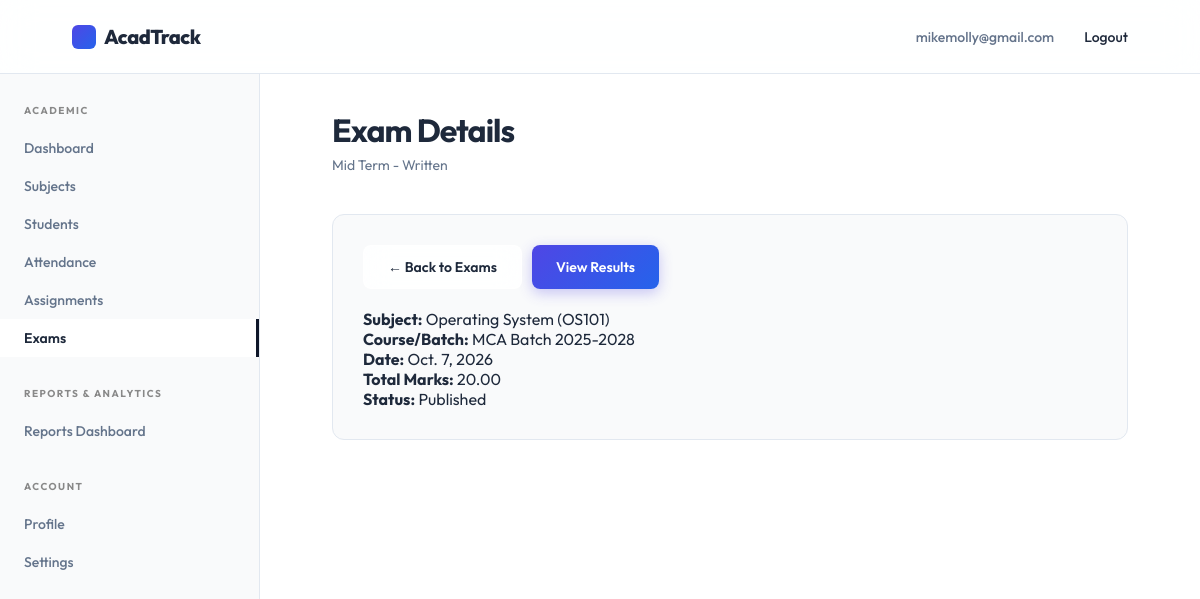
Page /faculty/exams/1/ (signed in) on the committed database.
### accounts/models.py (models this page shows, shortened)
class User(AbstractUser):
    class RoleChoices(models.TextChoices):
        STUDENT = 'student', 'Student'
        FACULTY = 'faculty', 'Faculty'
        ADMIN = 'admin', 'Admin'
    username = None
    email = models.EmailField(unique=True)
    role = models.CharField(max_length=20, choices=RoleChoices.choices, default=RoleChoices.STUDENT)
    contact_number = models.CharField(max_length=15, blank=True, null=True)
    deactivated_at = models.DateTimeField(blank=True, null=True)
    updated_at = models.DateTimeField(auto_now=True)
    USERNAME_FIELD = 'email'
    REQUIRED_FIELDS = []
    objects = CustomUserManager()

### examinations/models.py (models this page shows, shortened)
class Exam(models.Model):
    class ExamTerm(models.TextChoices):
        INTERNAL = 'internal', 'Mini Test'
        MID_SEM = 'mid_sem', 'Mid Term'
        END_SEM = 'end_sem', 'End Term'
    class ExamCategory(models.TextChoices):
        WRITTEN = 'written', 'Written'
        PRACTICAL = 'practical', 'Practical'
        PRESENTATION = 'presentation', 'Presentation'
        VIVA = 'viva', 'Viva'
    class StatusChoices(models.TextChoices):
        SCHEDULED = 'scheduled', 'Scheduled'
        COMPLETED = 'completed', 'Completed'
        RESULTS_PENDING = 'results_pending', 'Results Pending'
        PUBLISHED = 'published', 'Published'
        CANCELLED = 'cancelled', 'Cancelled'
    offering = models.ForeignKey('academics.SubjectOffering', on_delete=models.CASCADE, related_name='exams')
    exam_term = models.CharField(max_length=20, choices=ExamTerm.choices)
    exam_category = models.CharField(max_length=20, choices=ExamCategory.choices)
    exam_date = models.DateField()
    total_marks = models.DecimalField(max_digits=5, decimal_places=2)
    description = models.TextField(blank=True, null=True)
    status = models.CharField(max_length=20, choices=StatusChoices.choices, default=StatusChoices.SCHEDULED)
    updated_at = models.DateTimeField(auto_now=True)
    class Meta:
        constraints = [
            models.UniqueConstraint(
                fields=['offering', 'exam_term', 'exam_category', 'exam_date'],
                name='unique_exam_schedule'
            )
        ]

### academics/models.py (models this page shows, shortened)
class SubjectOffering(models.Model):
    class SubjectType(models.TextChoices):
        CORE = 'core', 'Core'
        ELECTIVE = 'elective', 'Elective'
        LAB = 'lab', 'Lab'
        PROJECT = 'project', 'Project'
    subject = models.ForeignKey(Subject, on_delete=models.CASCADE, related_name='offerings')
    semester = models.ForeignKey(Semester, on_delete=models.CASCADE, related_name='subject_offerings')
    faculty = models.ForeignKey('faculty.Faculty', on_delete=models.SET_NULL, null=True, blank=True, related_name='subject_offerings')
    subject_type = models.CharField(max_length=20, choices=SubjectType.choices, default=SubjectType.CORE)
    credits = models.PositiveIntegerField()
    class Meta:
        constraints = [
            models.UniqueConstraint(fields=['subject', 'semester'], name='unique_subject_offering')
        ]

class Subject(models.Model):
    name = models.CharField(max_length=150)
    code = models.CharField(max_length=20, unique=True)
    description = models.TextField(blank=True, null=True)

class Semester(models.Model):
    course_batch = models.ForeignKey(CourseBatch, on_delete=models.CASCADE, related_name='semesters')
    semester_number = models.PositiveIntegerField()
    class Meta:
        constraints = [
            models.UniqueConstraint(fields=['course_batch', 'semester_number'], name='unique_semester')
        ]

class CourseBatch(models.Model):
    course = models.ForeignKey(Course, on_delete=models.CASCADE, related_name='batches')
    academic_year = models.CharField(max_length=9, help_text="e.g. 2023-2024")
    class Meta:
        constraints = [
            models.UniqueConstraint(fields=['course', 'academic_year'], name='unique_course_batch')
        ]

class Course(models.Model):
    name = models.CharField(max_length=100)
    code = models.CharField(max_length=20, unique=True)
    department = models.ForeignKey(Department, on_delete=models.CASCADE, related_name='courses')
    duration_years = models.PositiveIntegerField()

### faculty/views.py (the view)
# urls.py: path('exams/<int:pk>/', views.ExamDetailView.as_view(), name='exam_detail'),
class ExamDetailView(FacultyRequiredMixin, DetailView):
    template_name = 'faculty/exam_detail.html'
    context_object_name = 'exam'
    def get_queryset(self):
        return Exam.objects.filter(offering__faculty=self.request.user.faculty_profile).select_related('offering__subject')

### faculty/views.py (called while the page is built)
    def test_func(self):
        return self.request.user.is_authenticated and self.request.user.role == User.RoleChoices.FACULTY

### templates/faculty/exam_detail.html (shortened to what this page needs)
{% extends 'faculty/base.html' %}
{% block page_title %}Exam Details{% endblock %}
{% block page_subtitle %}{{ exam.get_exam_term_display }} - {{ exam.get_exam_category_display }}{% endblock %}
{% block dashboard_content %}
<div class="dashboard-section">
    <div style="margin-bottom: 20px; display: flex; gap: 10px;">
        <a href="{% url 'faculty:exams' %}" class="btn btn-secondary">&larr; Back to Exams</a>
        <a href="{% url 'faculty:exam_results' exam_id=exam.pk %}" class="btn btn-primary">{% if exam.status == 'published' %}View Results{% else %}Enter Results{% endif %}</a>
    </div>
    <div class="form-container" style="max-width: 600px;">
        <p><strong>Subject:</strong> {{ exam.offering.subject.name }} ({{ exam.offering.subject.code }})</p>
        <p><strong>Course/Batch:</strong> {{ exam.offering.semester.course_batch.course.name }} Batch {{ exam.offering.semester.course_batch.academic_year }}</p>
        <p><strong>Date:</strong> {{ exam.exam_date }}</p>
        <p><strong>Total Marks:</strong> {{ exam.total_marks }}</p>
        <p><strong>Status:</strong> {{ exam.get_status_display }}</p>
    </div>
</div>
{% endblock %}

### templates/components/navbar.html (shortened to what this page needs)
<header class="navbar">
    <a href="{% if request.user.is_authenticated %}{% if request.user.role == 'admin' or request.user.is_superuser %}{% url 'acadtrack_admin:dashboard' %}{% elif request.user.role == 'faculty' %}{% url 'faculty:dashboard' %}{% else %}{% url 'students:dashboard' %}{% endif %}{% else %}{% url 'landing_page' %}{% endif %}" class="brand" aria-label="AcadTrack home">
        <span class="brand-mark"></span>
        AcadTrack
    </a>
    <nav class="nav-links" aria-label="User navigation">
        {% if request.user.is_authenticated %}
            <span style="color: var(--muted);">{{ request.user.email }}</span>
            <form action="{% url 'accounts:logout' %}" method="post" style="display:inline;">
                <button type="submit" style="background:none;border:none;cursor:pointer;font-family:inherit;font-size:inherit;font-weight:inherit;color:inherit;" class="nav-links a">Logout</button>
            </form>
        {% else %}
            {% if request.resolver_match.url_name != 'login' %}
                <a href="{% url 'accounts:login' %}">Login</a>
            {% endif %}
        {% endif %}
    </nav>
</header>

### static/style.css (style rules this page uses)
:root { --bg: #f9fafb; --text: #1e293b; --muted: #64748b; --line: #e2e8f0; --soft: #ffffff; --primary: #4f46e5; --primary-hover: #4338ca; --accent: #2563eb; --black: #0f172a; --radius: 12px; --glass-bg: rgba(255, 255, 255, 0.85); --glass-border: rgba(255, 255, 255, 0.6); --glass-shadow: 0 10px 40px 0 rgba(31, 38, 135, 0.05); }
* { box-sizing: border-box; margin: 0; padding: 0; scrollbar-width: thin; scrollbar-color: rgba(0, 0, 0, 0.2) var(--bg); }
html { scroll-behavior: smooth; }
body { min-height: 100vh; background: var(--bg); color: var(--text); font-family: 'Outfit', Arial, sans-serif; -webkit-font-smoothing: antialiased; }
a { color: inherit; text-decoration: none; }
.navbar { height: 74px; width: 100%; display: flex; align-items: center; justify-content: space-between; padding: 0 6vw; background: rgba(255, 255, 255, 0.85); backdrop-filter: blur(16px); -webkit-backdrop-filter: blur(16px); border-bottom: 1px solid var(--line); position: sticky; top: 0; z-index: 100; }
.brand { font-size: 20px; font-weight: 800; letter-spacing: -0.5px; display: flex; align-items: center; gap: 8px; }
.brand-mark { width: 24px; height: 24px; background: linear-gradient(135deg, var(--primary), var(--accent)); border-radius: 6px; display: inline-block; }
.nav-links { display: flex; gap: 30px; font-size: 14px; font-weight: 500; }
.btn { display: inline-flex; align-items: center; justify-content: center; padding: 12px 24px; border-radius: 8px; font-size: 14px; font-weight: 600; transition: all 0.3s cubic-bezier(0.16, 1, 0.3, 1); cursor: pointer; border: none; }
.btn-primary { background: linear-gradient(135deg, var(--primary), var(--accent)); color: white; box-shadow: 0 4px 14px rgba(79, 70, 229, 0.3); }
.btn-secondary { background: var(--glass-bg); border: 1px solid var(--glass-border); color: var(--text); backdrop-filter: blur(12px); }

### static/dashboard.css (style rules this page uses)
.dashboard-section { background: var(--bg); border: 1px solid var(--line); border-radius: var(--radius); padding: 30px; margin-bottom: 30px; }

### rows in the picture
User: user.email "mikemolly@gmail.com"
Exam: exam_term "Mid Term", exam_category "Written", offering.subject.name "Operating System", offering.subject.code "OS101", offering.semester.course_batch.course.name "MCA", offering.semester.course_batch.academic_year "2025-2028", exam_date "Oct. 7, 2026", total_marks "20.00", status "Published"
